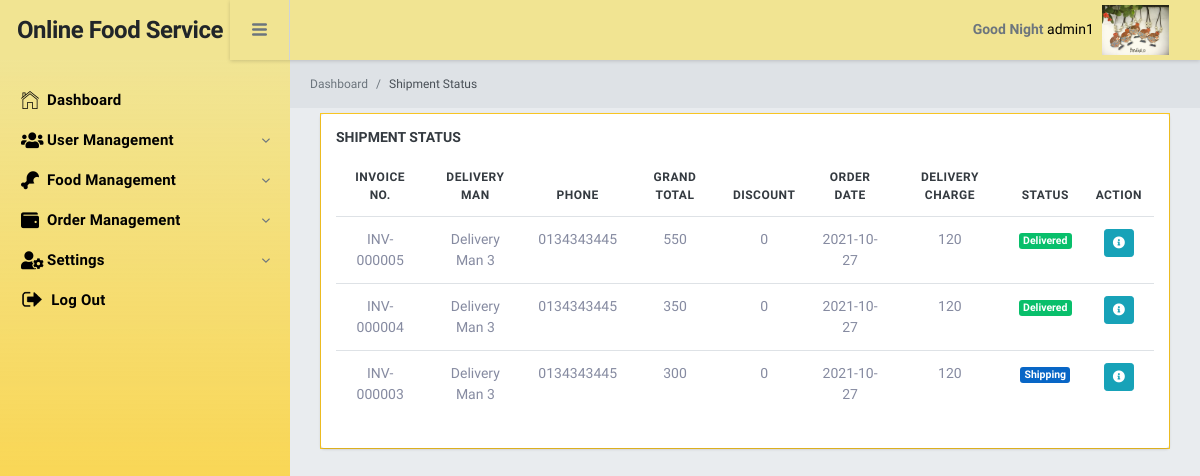
The app's page /admin/views/ShipmentStatus.php (signed in), older data.
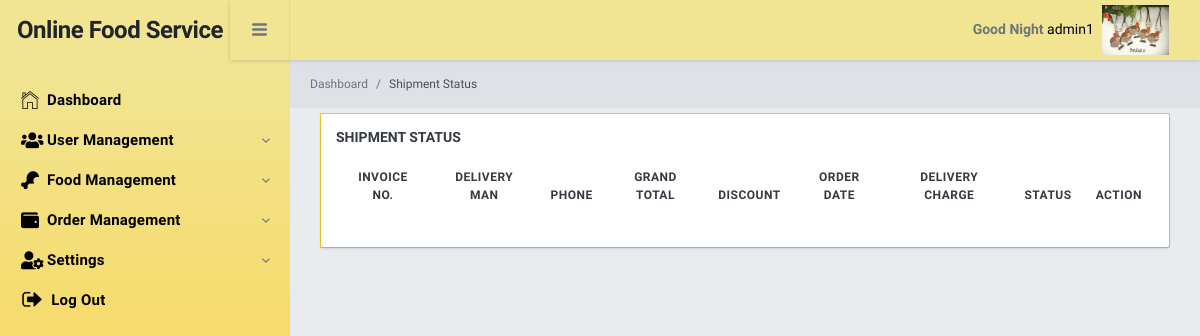
The same page, newer data.
### tables this page shows
CREATE TABLE `invoice` (
  `Id` int(11) NOT NULL,
  `InvoiceNumber` varchar(30) NOT NULL,
  `CustomerId` int(11) NOT NULL,
  `Phone` text DEFAULT NULL,
  `Address` text DEFAULT NULL,
  `DeliveryManId` int(11) DEFAULT NULL,
  `OrderDate` date NOT NULL,
  `DeliveryDate` date NOT NULL,
  `OrderTakenDate` date NOT NULL,
  `SubTotal` double NOT NULL,
  `GrandTotal` double NOT NULL,
  `Discount` double NOT NULL,
  `DeliveryCharge` int(11) NOT NULL,
  `Status` varchar(20) NOT NULL,
  `Remarks` varchar(255) NOT NULL,
  `CreatedDate` datetime NOT NULL DEFAULT current_timestamp(),
  `CreatedBy` int(11) NOT NULL,
  `UpdatedDate` datetime DEFAULT NULL,
  `UpdatedBy` int(11) NOT NULL
);

CREATE TABLE `user` (
  `Id` int(11) NOT NULL,
  `Name` varchar(255) NOT NULL,
  `Email` varchar(255) NOT NULL,
  `Password` text NOT NULL,
  `Phone` varchar(15) NOT NULL,
  `Address` text NOT NULL,
  `RoleName` varchar(255) NOT NULL,
  `IsActive` int(11) NOT NULL,
  `CreatedDate` datetime NOT NULL DEFAULT current_timestamp(),
  `CreatedBy` int(11) NOT NULL,
  `UpdatedBy` int(11) NOT NULL,
  `UpdatedDate` datetime NOT NULL
);

### admin/views/ShipmentStatus.php (the view, shortened to what this page needs)
<?php
    include("layout/topbar.php");
    include("layout/sidebar.php");
?>
<div class="br-pageheader">
    <nav class="breadcrumb pd-0 mg-0 tx-12">
        <a class="breadcrumb-item" href="index.php">Dashboard</a>
        <a class="breadcrumb-item active" href="#">Shipment Status</a>
    </nav>
</div>
<div id="datatable1_wrapper" class="dataTables_wrapper no-footer">
    <div class="br-pagebody">
        <div class="br-section-wrapper">
            <h6 class="br-section-label">Shipment Status</h6>
            <div class="table-wrapper">
                <table style="width:100%" id="shipmentStatusList" class="table display responsive nowrap tableStyle">
                    <thead>
                        <tr>
                            <th>Invoice No.</th>
                            <th>Delivery Man</th>
                            <th>Phone</th>
                            <th>Grand Total</th>
                            <th>Discount</th>
                            <th>Order Date</th>
                            <th>Delivery Charge</th>
                            <th>Status</th>
                            <th>Action</th>
                        </tr>
                    </thead>
                    <tbody>
                        <?php
                            $sql = "SELECT P.*, DE.Name DeliveryManName,DE.Address, DE.Phone
                                FROM invoice P
                                LEFT JOIN user DE ON DE.Id = P.DeliveryManId
                                WHERE Status in ('Shipping', 'Delivered')
                                ORDER BY Id DESC";
                            $queryResult = mysqli_query($con, $sql);
                            foreach ($queryResult as $row){
                                $id = $row['Id'];
                                $invoiceNumber = $row['InvoiceNumber'];
                                $deliveryManName = $row['DeliveryManName'];
                                $Phone = $row['Phone'];
                                $grandTotal = $row['GrandTotal'];
                                $discount = $row['Discount'];
                                $orderDate = $row['OrderDate'];
                                $deliveryCharge = $row['DeliveryCharge'];
                                $Status = $row['Status'];
                                $whichStatus = '';
                                if($Status == 'Shipping') $whichStatus = '<span class="badge badge-primary">Shipping</span>';
                                else if($Status == 'Delivered') $whichStatus = '<span class="badge badge-success">Delivered</span>';
                                $buttons = "<a class = 'btn btn-info btn-sm' title = 'Info' href = 'FoodItemInfo.php?Id=$id' ><i class='fa fa-info-circle'></i></a>";
                                echo '<tr>
                                        <td>'.$invoiceNumber.'</td>
                                        <td>'.$deliveryManName.'</td>
                                        <td>'.$Phone.'</td>
                                        <td>'.$grandTotal.'</td>
                                        <td>'.$discount.'</td>
                                        <td>'.$orderDate.'</td>
                                        <td>'.$deliveryCharge.'</td>
                                        <td>'.$whichStatus.'</td>
                                        <td>'.$buttons.'</td>
                                    </tr>';
                            }
                        ?>
                    </tbody>
                </table>
            </div>
        </div>
    </div>
</div>
<?php include("layout/footer.php");?>

Row changes from the older to the newer data that the page shows:
removed invoice: InvoiceNumber "INV-000005", user.Name "Delivery Man 3", user.Phone "0134343445", GrandTotal "550", Discount "0", OrderDate "2021-10-27", DeliveryCharge "120", Status "Delivered"
removed invoice: InvoiceNumber "INV-000004", user.Name "Delivery Man 3", user.Phone "0134343445", GrandTotal "350", Discount "0", OrderDate "2021-10-27", DeliveryCharge "120", Status "Delivered"
removed invoice: InvoiceNumber "INV-000003", user.Name "Delivery Man 3", user.Phone "0134343445", GrandTotal "300", Discount "0", OrderDate "2021-10-27", DeliveryCharge "120", Status "Shipping"
